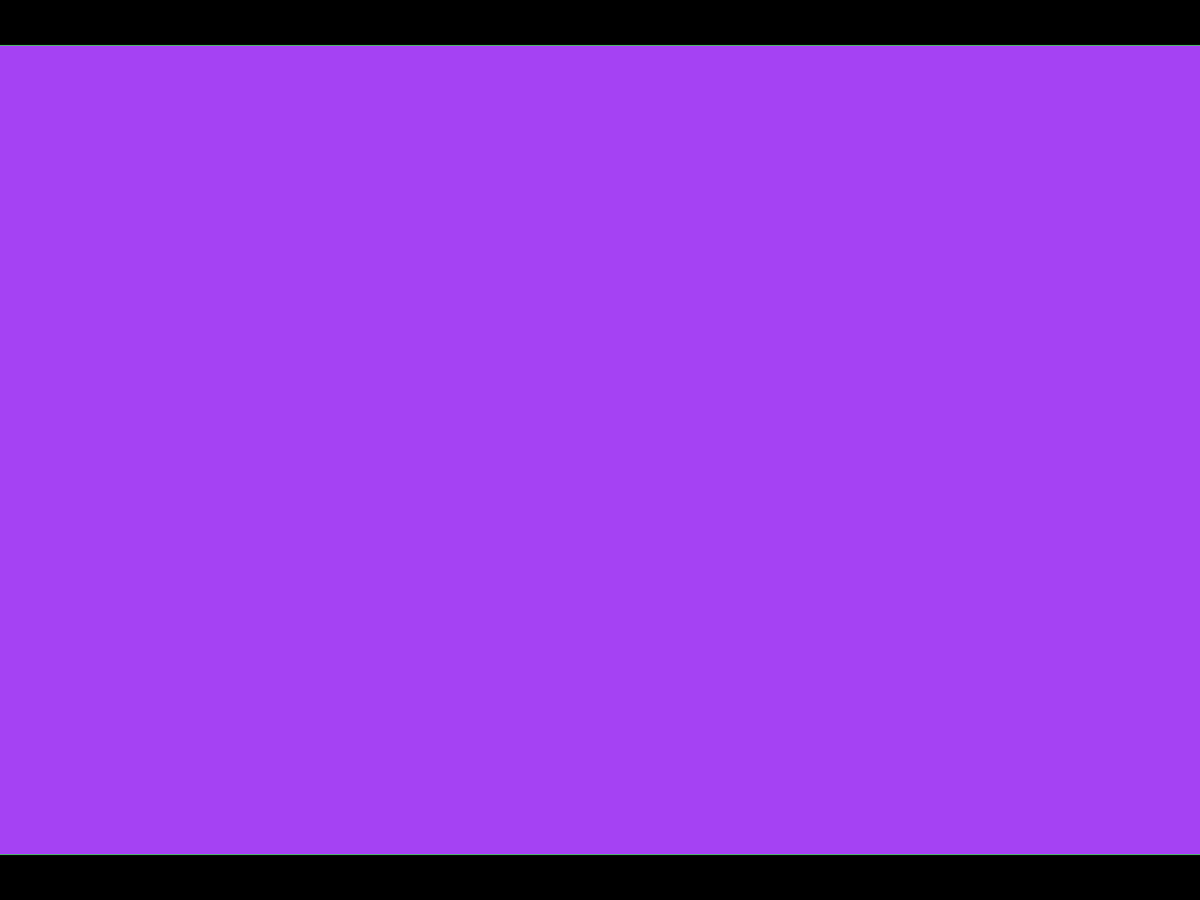
Frame 1 (no input)
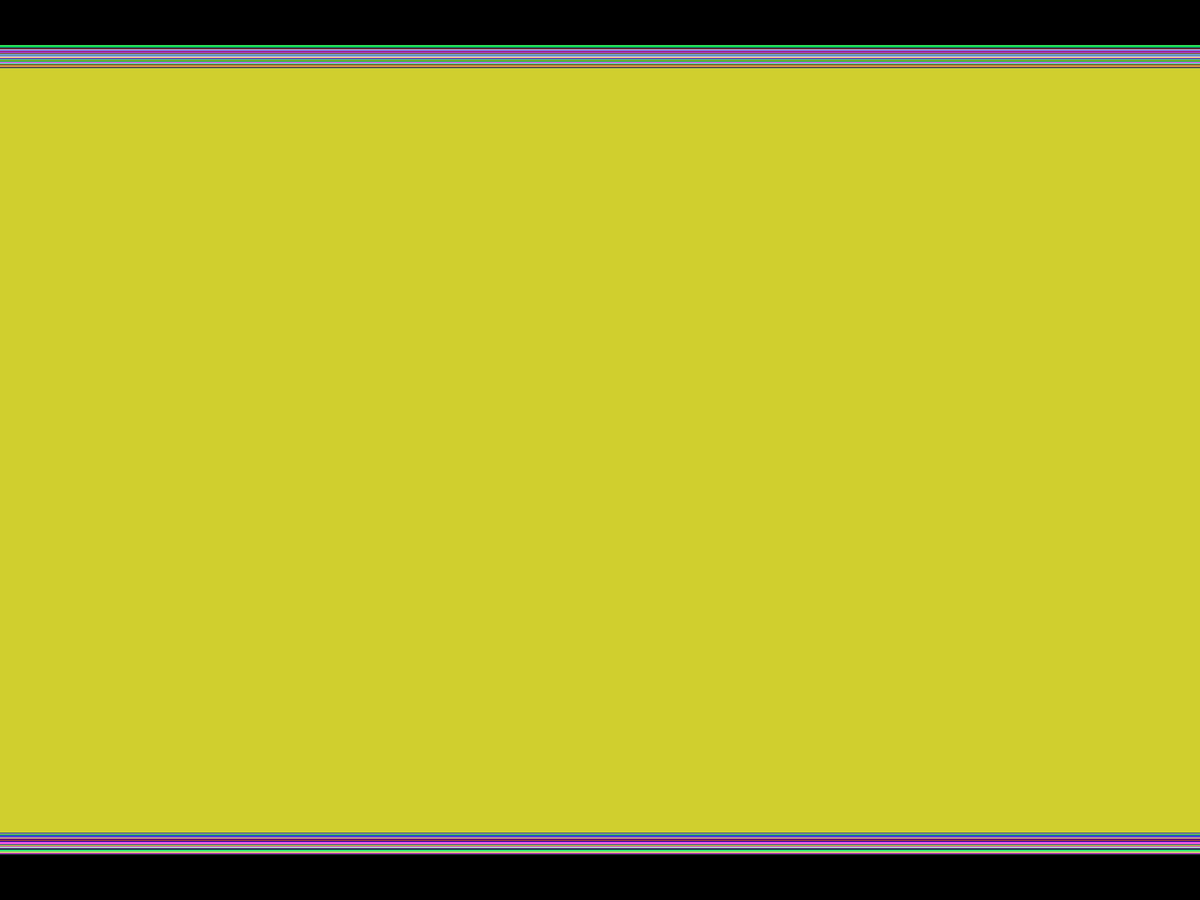
Frame 60 (the mouse pressed at the canvas centre just before this capture)
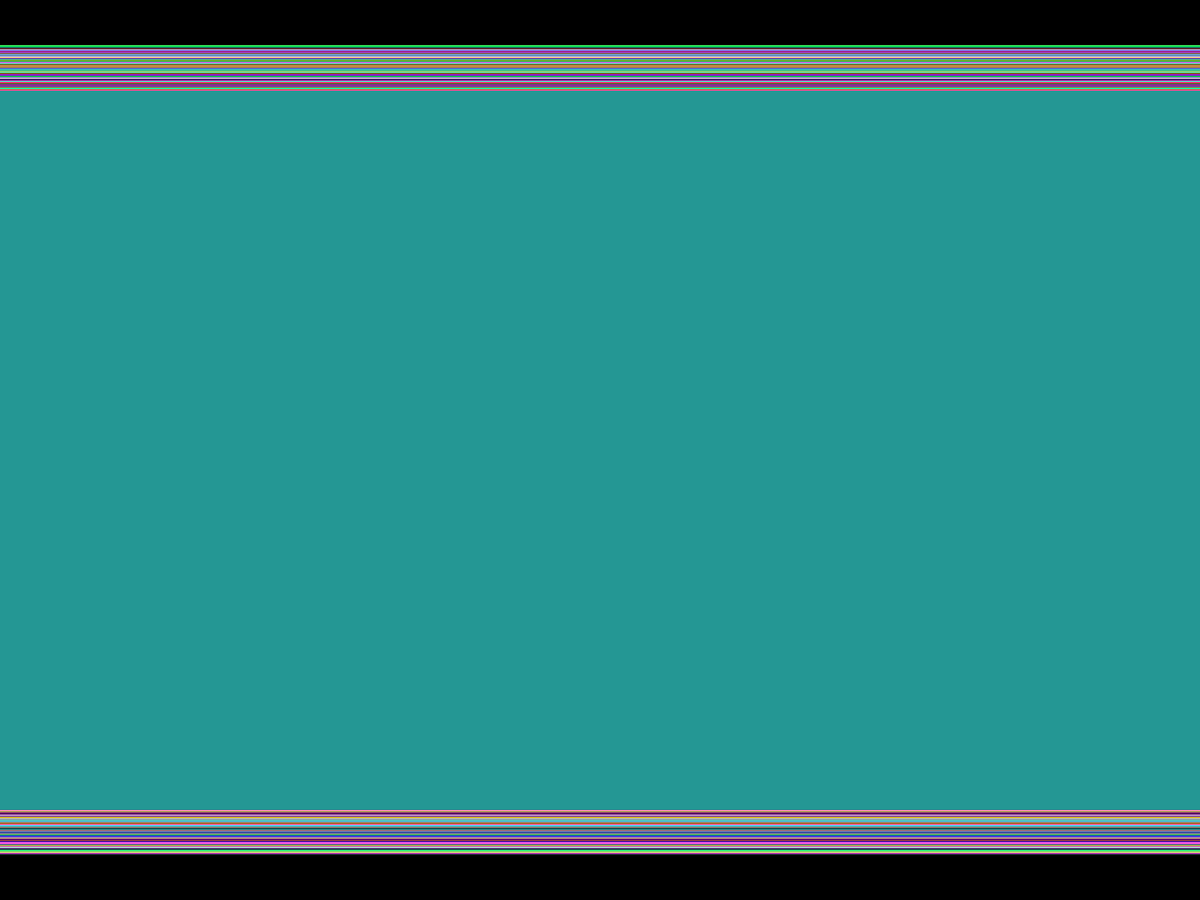
Frame 120 (the mouse held since frame 60 and released just before this capture)

The Processing sketch that drew these frames (run headless with seeded random() and noise(); from frame 60 on, the mouse is pressed at the canvas centre):

// Processing sketch: line_effect_epileptic
// ── line_effect_epileptic.pde
// line_effect with rect()
float h = 1080;
float w = 1920;

void setup() {
  fullScreen();
  background(0);
  strokeWeight(1);
  frameRate(200);

}

void draw() {
  fill(random(256),random(256),random(256));
  stroke(random(256),random(256),random(256));
  h -= 1;
  w -= 1.777777777777777777777777777777;
  println(width/height);
  rectMode(CENTER);
  rect(width/2,height/2,w,h);
  if (h == -1080) {
    h = 1080;
    w = 1920;
  }
}
